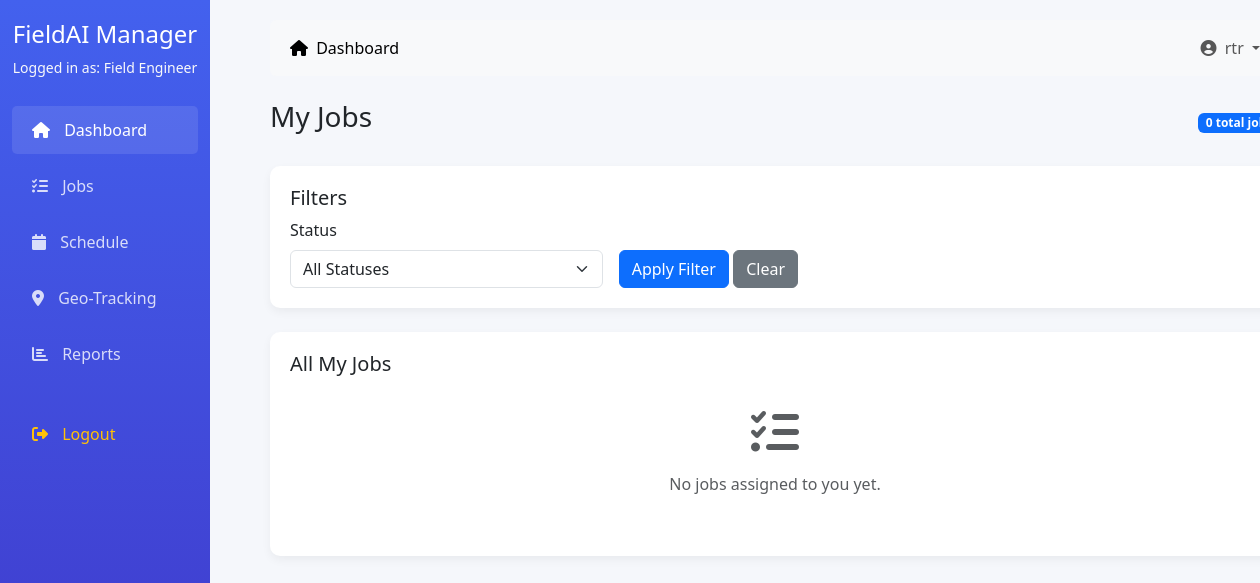
The app's page /dashboard/engineer/jobs/ (signed in), older data.
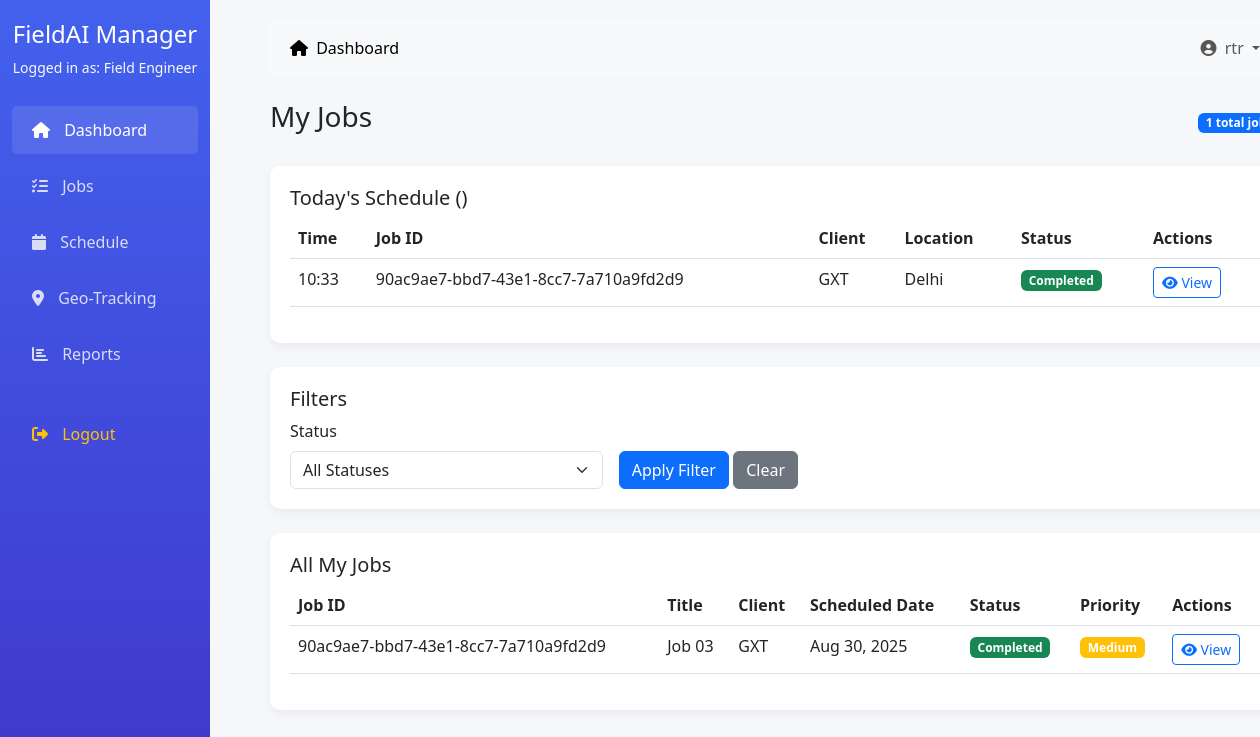
The same page, newer data.
### accounts/models.py (models this page shows, shortened)
class CustomUser(AbstractUser):
    ROLE_CHOICES = (
        ('admin', 'Admin'),
        ('manager', 'Project Manager'),
        ('engineer', 'Field Engineer'),
        ('client', 'Client'),
        ('accounts', 'Accounts Team'),
    )
    role = models.CharField(max_length=20, choices=ROLE_CHOICES, default='engineer')
    phone = models.CharField(max_length=15, blank=True)
    address = models.TextField(blank=True)
    profile_picture = models.ImageField(upload_to='profiles/', blank=True)
    created_at = models.DateTimeField(auto_now=True)
    updated_at = models.DateTimeField(auto_now=True)

class Job(models.Model):
    JOB_STATUS = (
        ('pending', 'Pending'),
        ('assigned', 'Assigned'),
        ('in_progress', 'In Progress'),
        ('completed', 'Completed'),
        ('cancelled', 'Cancelled'),
        ('on_hold', 'On Hold'),
    )
    PRIORITY_LEVEL = (
        ('low', 'Low'),
        ('medium', 'Medium'),
        ('high', 'High'),
        ('urgent', 'Urgent'),
    )
    job_id = models.CharField(max_length=20, unique=True, default=uuid.uuid4)
    title = models.CharField(max_length=200)
    description = models.TextField()
    service_type = models.ForeignKey(ServiceType, on_delete=models.PROTECT)
    client = models.ForeignKey(ClientCompany, on_delete=models.CASCADE)
    client_contact = models.ForeignKey(ClientContact, on_delete=models.SET_NULL, null=True, blank=True)
    assigned_engineer = models.ForeignKey(EngineerProfile, on_delete=models.SET_NULL, null=True, blank=True, related_name='assigned_jobs')
    priority = models.CharField(max_length=10, choices=PRIORITY_LEVEL, default='medium')
    status = models.CharField(max_length=20, choices=JOB_STATUS, default='pending')
    scheduled_date = models.DateTimeField()
    estimated_duration = models.DurationField()  # in minutes
    actual_start_time = models.DateTimeField(null=True, blank=True)
    actual_end_time = models.DateTimeField(null=True, blank=True)
    location = models.TextField()
    latitude = models.DecimalField(max_digits=9, decimal_places=6, null=True, blank=True)
    longitude = models.DecimalField(max_digits=9, decimal_places=6, null=True, blank=True)
    created_by = models.ForeignKey(CustomUser, on_delete=models.SET_NULL, null=True, related_name='created_jobs')
    created_at = models.DateTimeField(auto_now_add=True)
    updated_at = models.DateTimeField(auto_now=True)
    last_updated = models.DateTimeField(auto_now=True)
    updated_by = models.ForeignKey(CustomUser, on_delete=models.SET_NULL, null=True, blank=True, related_name='updated_jobs')

class ClientCompany(models.Model):
    name = models.CharField(max_length=255)
    contact_email = models.EmailField()
    contact_phone = models.CharField(max_length=20, blank=True, null=True)
    address = models.TextField(blank=True, null=True)
    industry = models.CharField(max_length=100, blank=True, null=True)
    website = models.URLField(blank=True, null=True)
    is_active = models.BooleanField(default=True)
    created_at = models.DateTimeField(auto_now_add=True)  # auto-fill when created
    updated_at = models.DateTimeField(auto_now=True)      # auto-fill on update

### dashboard/views.py (the view)
# urls.py: path('engineer/jobs/', views.engineer_jobs, name='engineer_jobs'),
@login_required
def engineer_jobs(request):
    if request.user.role != 'engineer':
        messages.error(request, 'You do not have permission to access this page.')
        return redirect('dashboard:redirect_dashboard')
    try:
        engineer_profile = EngineerProfile.objects.get(user=request.user)
    except EngineerProfile.DoesNotExist:
        messages.error(request, 'Engineer profile not found.')
        return redirect('dashboard:redirect_dashboard')
    status_filter = request.GET.get('status', '')
    jobs = Job.objects.filter(assigned_engineer=engineer_profile).order_by('-scheduled_date')
    if status_filter:
        jobs = jobs.filter(status=status_filter)
    status_counts = Job.objects.filter(assigned_engineer=engineer_profile).values('status').annotate(count=Count('id'))
    today = timezone.now().date()
    todays_jobs = jobs.filter(scheduled_date__date=today)
    context = {
        'jobs': jobs,
        'todays_jobs': todays_jobs,
        'status_filter': status_filter,
        'status_counts': status_counts,
        'engineer_profile': engineer_profile,
    }
    return render(request, 'dashboard/engineer_jobs.html', context)

### dashboard/templates/dashboard/engineer_jobs.html (shortened to what this page needs)
{% extends '../dashboard/base.html' %}
{% block content %}
<div class="d-flex justify-content-between align-items-center mb-4">
    <h3>My Jobs</h3>
    <div>
        <span class="badge bg-primary">{{ jobs.count }} total jobs</span>
    </div>
</div>
{% if todays_jobs %}
<div class="dashboard-card mb-4">
    <h5>Today's Schedule ({{ timezone.now|date:"M d, Y" }})</h5>
    <div class="table-responsive">
        <table class="table table-hover">
            <thead>
                <tr>
                    <th>Time</th>
                    <th>Job ID</th>
                    <th>Client</th>
                    <th>Location</th>
                    <th>Status</th>
                    <th>Actions</th>
                </tr>
            </thead>
            <tbody>
                {% for job in todays_jobs %}
                <tr>
                    <td>{{ job.scheduled_date|time:"H:i" }}</td>
                    <td>{{ job.job_id }}</td>
                    <td>{{ job.client.name }}</td>
                    <td>{{ job.location|truncatewords:3 }}</td>
                    <td>
                        <span class="badge bg-{% if job.status == 'completed' %}success{% elif job.status == 'in_progress' %}warning{% elif job.status == 'cancelled' %}danger{% else %}info{% endif %}">
                            {{ job.get_status_display }}
                        </span>
                    </td>
                    <td>
                        <a href="{% url 'dashboard:engineer_job_detail' job.id %}" class="btn btn-sm btn-outline-primary">
                            <i class="fas fa-eye"></i> View
                        </a>
                    </td>
                </tr>
                {% endfor %}
            </tbody>
        </table>
    </div>
</div>
{% endif %}
<div class="dashboard-card mb-4">
    <h5>Filters</h5>
    <form method="get" class="row g-3">
        <div class="col-md-4">
            <label for="status" class="form-label">Status</label>
            <select class="form-select" id="status" name="status">
                <option value="">All Statuses</option>
            </select>
        </div>
        <div class="col-md-4 align-self-end">
            <button type="submit" class="btn btn-primary">Apply Filter</button>
            <a href="{% url 'dashboard:engineer_jobs' %}" class="btn btn-secondary">Clear</a>
        </div>
    </form>
</div>
<div class="dashboard-card">
    <h5>All My Jobs</h5>
    {% if jobs %}
    <div class="table-responsive">
        <table class="table table-hover">
            <thead>
                <tr>
                    <th>Job ID</th>
                    <th>Title</th>
                    <th>Client</th>
                    <th>Scheduled Date</th>
                    <th>Status</th>
                    <th>Priority</th>
                    <th>Actions</th>
                </tr>
            </thead>
            <tbody>
                {% for job in jobs %}
                <tr>
                    <td>{{ job.job_id }}</td>
                    <td>{{ job.title }}</td>
                    <td>{{ job.client.name }}</td>
                    <td>{{ job.scheduled_date|date:"M d, Y" }}</td>
                    <td>
                        <span class="badge bg-{% if job.status == 'completed' %}success{% elif job.status == 'in_progress' %}warning{% elif job.status == 'cancelled' %}danger{% else %}info{% endif %}">
                            {{ job.get_status_display }}
                        </span>
                    </td>
                    <td>
                        <span class="badge bg-{% if job.priority == 'high' %}danger{% elif job.priority == 'medium' %}warning{% elif job.priority == 'urgent' %}dark{% else %}secondary{% endif %}">
                            {{ job.get_priority_display }}
                        </span>
                    </td>
                    <td>
                        <a href="{% url 'dashboard:engineer_job_detail' job.id %}" class="btn btn-sm btn-outline-primary">
                            <i class="fas fa-eye"></i> View
                        </a>
                    </td>
                </tr>
                {% endfor %}
            </tbody>
        </table>
    </div>
    {% else %}
    <div class="text-center py-4">
        <i class="fas fa-tasks fa-3x text-muted mb-3"></i>
        <p class="text-muted">No jobs assigned to you yet.</p>
    </div>
    {% endif %}
</div>
{% endblock %}

### dashboard/templates/dashboard/base.html (shortened to what this page needs)
<!DOCTYPE html>
<html lang="en">
<head>
    <link href="https://cdn.jsdelivr.net/npm/bootstrap@5.3.0/dist/css/bootstrap.min.css" rel="stylesheet">
    <link rel="stylesheet" href="https://cdnjs.cloudflare.com/ajax/libs/font-awesome/6.4.0/css/all.min.css">
</head>
<body>
    <div class="container-fluid">
        <div class="row">
            <div class="col-md-2 sidebar d-none d-md-block">
                <div class="text-center mb-4">
                    <h4>FieldAI Manager</h4>
                    <p class="text-light small">Logged in as: {{ user.get_role_display }}</p>
                </div>
                <ul class="nav flex-column">
                    <li class="nav-item">
                        <a class="nav-link active" href="{% if user.role == 'admin' %}{% url 'dashboard:admin_dashboard' %}{% elif user.role == 'manager' %}{% url 'dashboard:manager_dashboard' %}{% elif user.role == 'engineer' %}{% url 'dashboard:engineer_dashboard' %}{% elif user.role == 'client' %}{% url 'dashboard:client_dashboard' %}{% elif user.role == 'accounts' %}{% url 'dashboard:accounts_dashboard' %}{% else %}#{% endif %}">
                            <i class="fas fa-home"></i> Dashboard
                        </a>
                    </li>
                    <li class="nav-item">
                        <a class="nav-link" href="{% if user.role == 'manager' %}{% url 'dashboard:manager_jobs' %}{% elif user.role == 'engineer' %}{% url 'dashboard:engineer_jobs' %}{% else %}#{% endif %}">
                            <i class="fas fa-tasks"></i> Jobs
                        </a>
                    </li>
                    <li class="nav-item">
                        <a class="nav-link" href="#">
                            <i class="fas fa-calendar"></i> Schedule
                        </a>
                    </li>
                    <li class="nav-item">
                        <a class="nav-link" href="#">
                            <i class="fas fa-map-marker-alt"></i> Geo-Tracking
                        </a>
                    </li>
                    <li class="nav-item">
                        <a class="nav-link" href="#">
                            <i class="fas fa-chart-bar"></i> Reports
                        </a>
                    </li>
                    <li class="nav-item mt-4">
                        <a class="nav-link text-warning" href="{% url 'accounts:logout' %}">
                            <i class="fas fa-sign-out-alt"></i> Logout
                        </a>
                    </li>
                </ul>
            </div>
            <div class="col-md-10 main-content">
                <nav class="navbar navbar-expand-lg navbar-light bg-light mb-4 rounded">
                    <div class="container-fluid">
                        <div class="collapse navbar-collapse" id="navbarNav">
                            <ul class="navbar-nav me-auto">
                                <li class="nav-item">
                                    <a class="nav-link active" href="{% if user.role == 'admin' %}{% url 'dashboard:admin_dashboard' %}{% elif user.role == 'manager' %}{% url 'dashboard:manager_dashboard' %}{% elif user.role == 'engineer' %}{% url 'dashboard:engineer_dashboard' %}{% elif user.role == 'client' %}{% url 'dashboard:client_dashboard' %}{% elif user.role == 'accounts' %}{% url 'dashboard:accounts_dashboard' %}{% else %}#{% endif %}">
                                        <i class="fas fa-home me-1"></i> Dashboard
                                    </a>
                                </li>
                            </ul>
                            <ul class="navbar-nav">
                                <li class="nav-item dropdown">
                                    <a class="nav-link dropdown-toggle" href="#" id="navbarDropdown" role="button" data-bs-toggle="dropdown">
                                        <i class="fas fa-user-circle me-1"></i> {{ user.username }}
                                    </a>
                                </li>
                            </ul>
                        </div>
                    </div>
                </nav>
                {% block content %}
                {% endblock %}
            </div>
        </div>
    </div>
</body>
</html>

### dashboard/templates/dashboard/base.html (style rules this page uses)
:root { --primary: #4361ee; --secondary: #3f37c9; --success: #4cc9f0; --info: #4895ef; --warning: #f72585; --danger: #e63946; --light: #f8f9fa; --dark: #212529; }
body { font-family: 'Segoe UI', Tahoma, Geneva, Verdana, sans-serif; background-color: #f5f7fb; }
.sidebar { background: linear-gradient(to bottom, var(--primary), var(--secondary)); color: white; height: 100vh; position: fixed; padding-top: 20px; }
.sidebar .nav-link { color: rgba(255, 255, 255, 0.8); padding: 12px 20px; margin: 4px 0; border-radius: 5px; }
.sidebar .nav-link:hover, .sidebar .nav-link.active { background-color: rgba(255, 255, 255, 0.1); color: white; }
.sidebar .nav-link i { margin-right: 10px; }
.main-content { margin-left: 250px; padding: 20px; }
.dashboard-card { background: white; border-radius: 10px; box-shadow: 0 4px 10px rgba(0, 0, 0, 0.05); padding: 20px; margin-bottom: 20px; transition: transform 0.3s; }

Row changes from the older to the newer data that the page shows:
added Job: scheduled_date "10:33", job_id "90ac9ae7-bbd7-43e1-8cc7-7a710a9fd2d9", client.name "GXT", location "Delhi", status "Completed", title "Job 03", scheduled_date "Aug 30, 2025", priority "Medium"
Text that changed along with them:
{{ jobs.count }}: "0" → "1"
text no longer shown: "No jobs assigned to you yet."
text now shown: "Today's Schedule ( ) Time Job ID Client Location Status Actions Job ID Title Client Scheduled Date Status Priority Actions"
